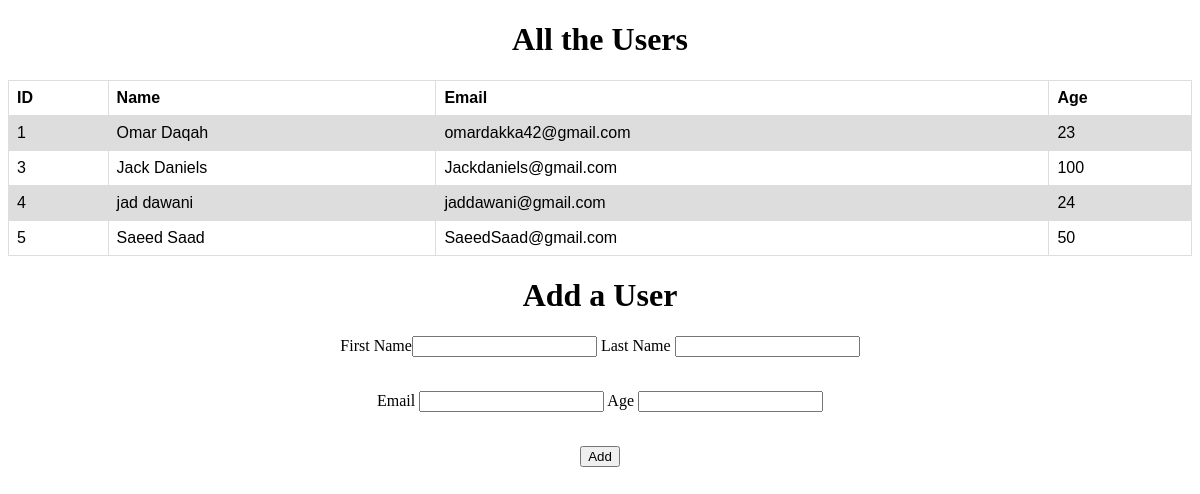
Before: / with the older database file.
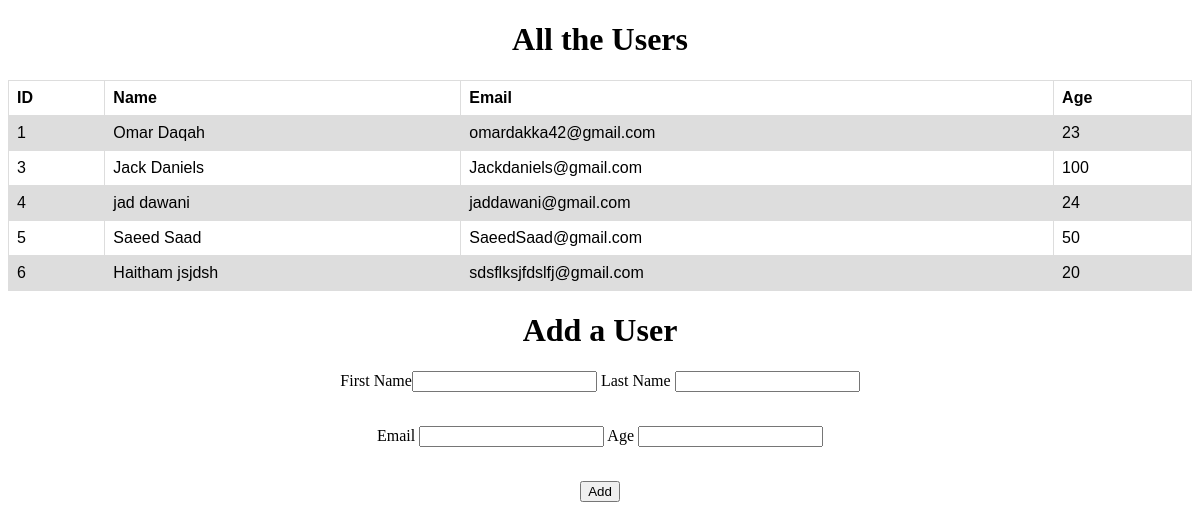
After: the same page with the newer database file.
### users_app/models.py (models this page shows, shortened)
class users(models.Model):
    first_name = models.CharField(max_length=255)
    last_name = models.CharField(max_length=255)
    email_address = models.CharField(max_length=255)
    age = models.IntegerField()
    created_at = models.DateTimeField(auto_now_add=True)
    updated_at = models.DateTimeField(auto_now=True)

### users_app/views.py (the view)
# urls.py: path('',views.index),
def index(request):
    context = {
    	"all_the_users": users.objects.all()
    }
    return render(request, "index.html", context)

### users_app/templates/index.html (shortened to what this page needs)
<!DOCTYPE html>
<html lang="en">
<head>
</head>
<body>
    <h1>All the Users</h1>
    <div class="container">
        <table>
            <tr>
                <th>ID</th>
                <th>Name</th>
                <th>Email</th>
                <th>Age</th>
            </tr>
            {%for users in all_the_users %}
            <tr>
                <td>{{ users.id}}</td>
                <td>{{ users.first_name}} {{users.last_name}}</td>
                <td>{{ users.email_address}}</td>
                <td>{{ users.age}}</td>
            </tr>
            {% endfor %}
        </table>
    </div>
    <h1>Add a User</h1>
    <form action="/add" method="POST">
        <p>First Name<input type="text" name="first_name"> Last Name <input type="text" name="last_name"><br><br></p>
        <p> Email <input type="email" name="email"> Age <input type="number" name="age"><br><br></p>
        <button>Add</button>
    </form>
</body>
</html>

### users_app/templates/index.html (style rules this page uses)
body { text-align: center; }
.container { text-align: center; display: block ruby; }
table { font-family: arial, sans-serif; border-collapse: collapse; width: 100%; }
td, th { border: 1px solid #dddddd; text-align: left; padding: 8px; }
tr:nth-child(even) { background-color: #dddddd; }

Changed rows visible on the page:
added users: id "6", first_name "Haitham", last_name "jsjdsh", email_address "sdsflksjfdslfj@gmail.com", age "20"
